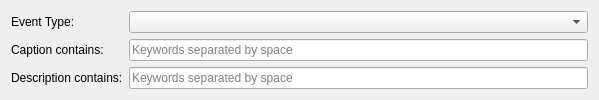
<?xml version="1.0" encoding="UTF-8"?>
<ui version="4.0">
 <class>AnalyticsSdkEventWidget</class>
 <widget class="QWidget" name="AnalyticsSdkEventWidget">
  <property name="geometry">
   <rect>
    <x>0</x>
    <y>0</y>
    <width>599</width>
    <height>92</height>
   </rect>
  </property>
  <property name="windowTitle">
   <string/>
  </property>
  <layout class="QVBoxLayout" name="verticalLayout">
   <item>
    <layout class="QGridLayout" name="gridLayout" columnstretch="0,1">
     <item row="1" column="1">
      <widget class="QLineEdit" name="captionEdit">
       <property name="placeholderText">
        <string>Keywords separated by space</string>
       </property>
      </widget>
     </item>
     <item row="1" column="0">
       <widget class="nx::vms::client::desktop::LabelWithHint" name="captionLabel">
         <property name="text">
           <string>Caption contains:</string>
         </property>
       </widget>
     </item>
     <item row="2" column="1">
      <widget class="QLineEdit" name="descriptionEdit">
       <property name="placeholderText">
        <string>Keywords separated by space</string>
       </property>
      </widget>
     </item>
     <item row="2" column="0">
       <widget class="nx::vms::client::desktop::LabelWithHint" name="descriptionLabel">
         <property name="text">
           <string>Description contains:</string>
         </property>
       </widget>
     </item>
     <item row="0" column="1">
      <widget class="QnTreeComboBox" name="sdkEventTypeComboBox"/>
     </item>
     <item row="0" column="0">
       <widget class="nx::vms::client::desktop::LabelWithHint" name="sdkEventTypeLabel">
         <property name="sizePolicy">
           <sizepolicy hsizetype="Preferred" vsizetype="Preferred">
             <horstretch>0</horstretch>
             <verstretch>0</verstretch>
           </sizepolicy>
         </property>
         <property name="text">
           <string>Event Type:</string>
         </property>
       </widget>
     </item>
    </layout>
   </item>
  </layout>
 </widget>
 <customwidgets>
  <customwidget>
    <class>nx::vms::client::desktop::LabelWithHint</class>
    <extends>QLabel</extends>
    <header location="global">nx/vms/client/desktop/common/widgets/widget_with_hint.h</header>
  </customwidget>
  <customwidget>
   <class>QnTreeComboBox</class>
   <extends>QComboBox</extends>
   <header location="global">ui/widgets/common/tree_combo_box.h</header>
  </customwidget>
 </customwidgets>
 <resources/>
 <connections/>
</ui>
